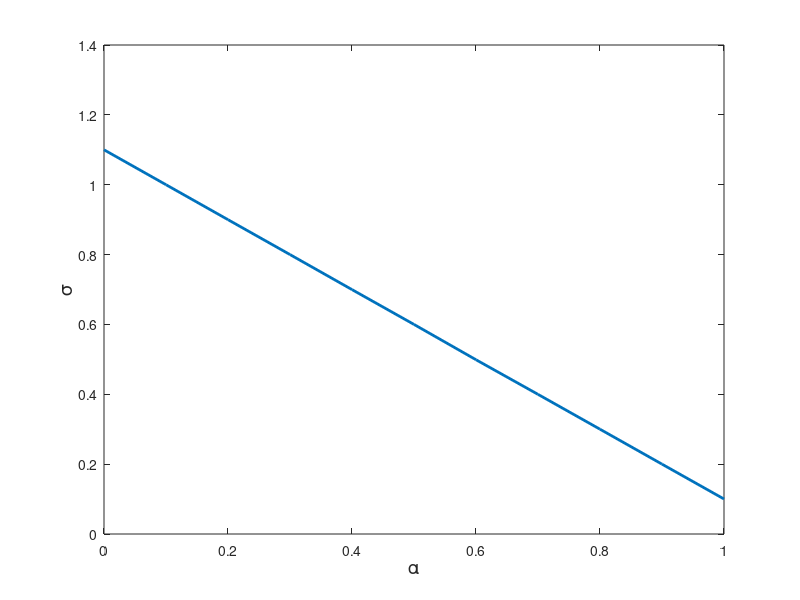

The MATLAB script that drew this image:
x1=[0,0.1,0.2,0.3,0.4,0.5,0.6,0.7,0.8,0.9,1.0];
y1=[1.1,1,0.8999,0.8,0.6997,0.6,0.4989,0.3998,0.3,0.2,0.1002];
figure()
plot(x1,y1,'linewidth',2)
xlabel('\alpha','FontSize',14)
ylabel('\sigma','FontSize',14)